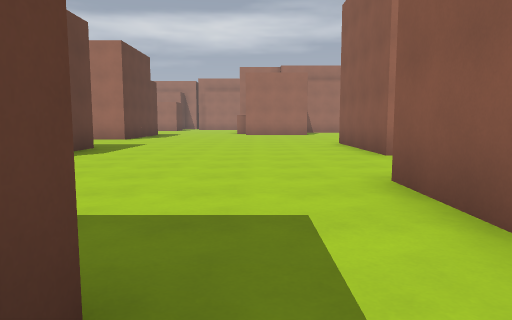
[1] (above)

24 first-person views from a walk through a level from a Godot 3-D game. The camera is 1.3 m above the floor, tilts 6° down and sees 70° across. The floor is counted in squares, 2 m on a side. Each view is taken from the middle of a square. On the plan, view 1 faces up. The plan holds only what a view shows up to about 11 squares ahead; the rest is blank. The place goes on beyond the plan. Characters and animated objects are left out. Surface patterns are stand-ins for the level's own textures.

[2]
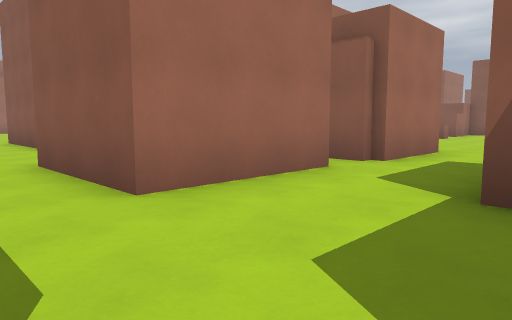

[3]
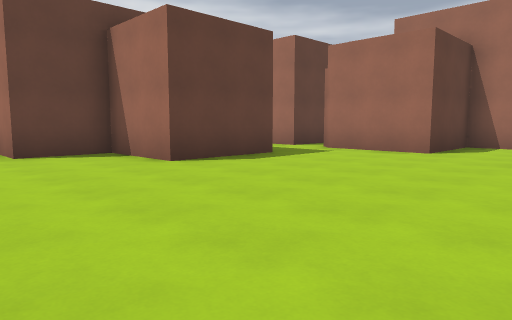

[4]
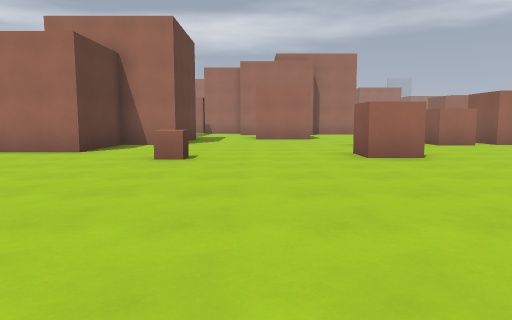

[5]
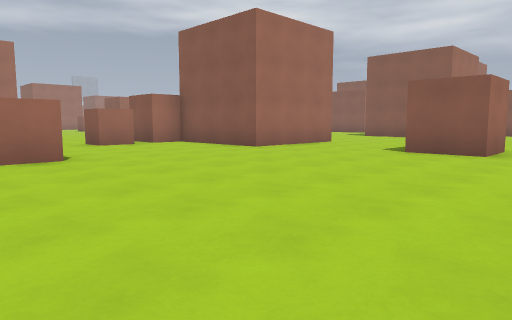

[6]
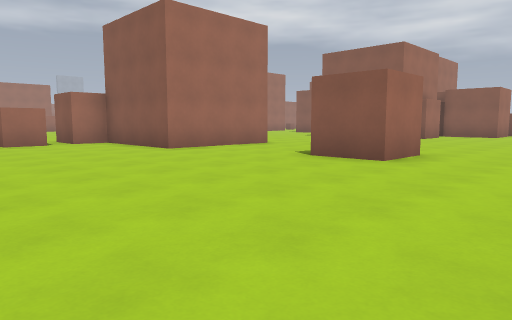

[7]
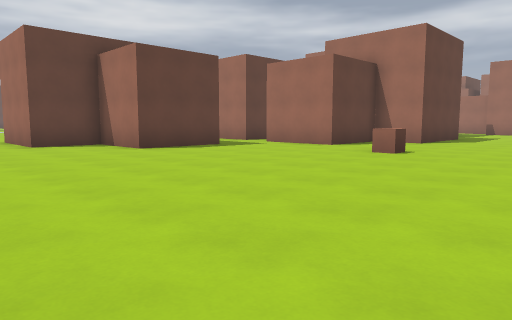

[8]
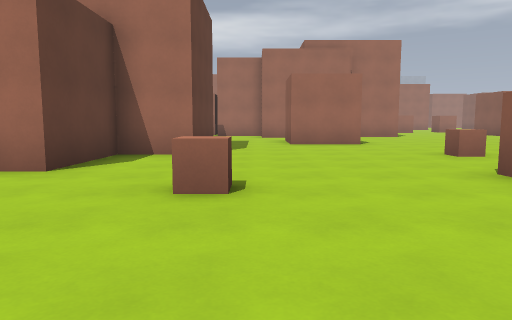

[9]
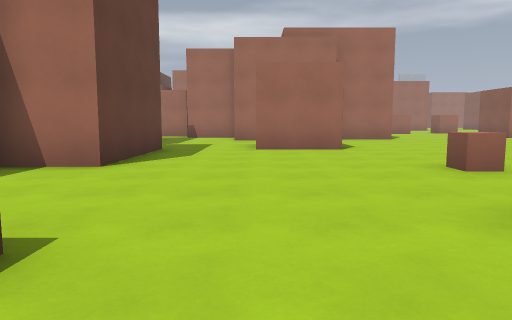

[10]
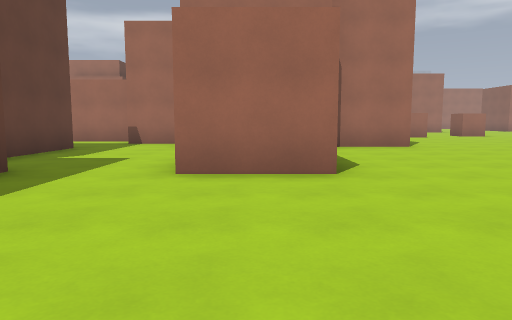

[11]
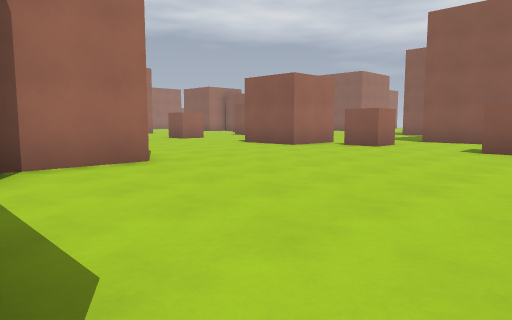

[12]
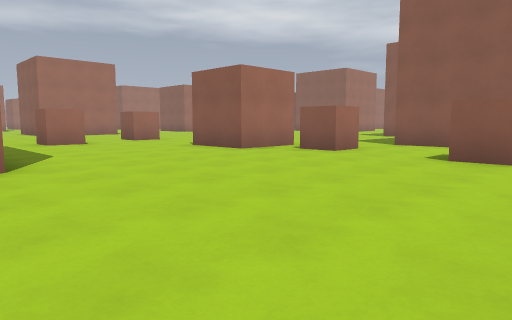

[13]
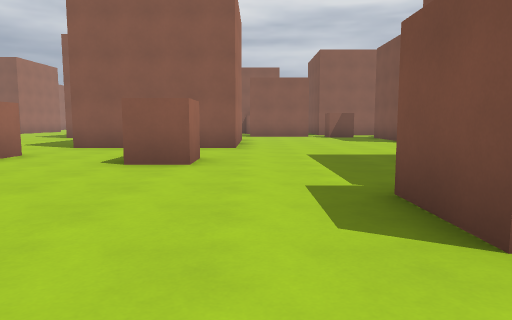

[14]
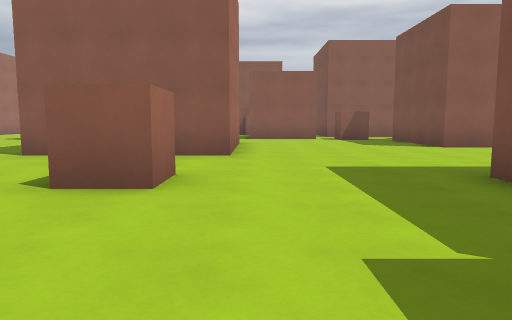

[15]
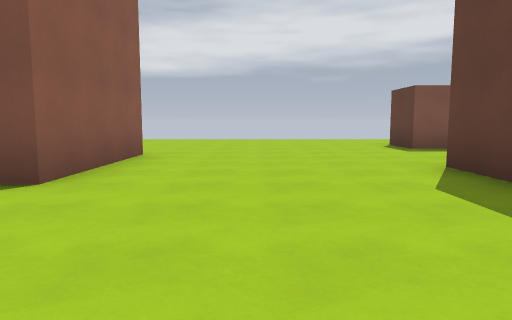

[16]
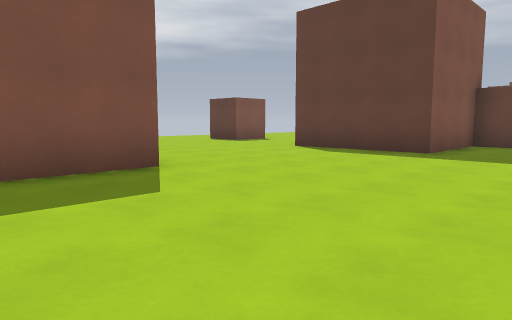

[17]
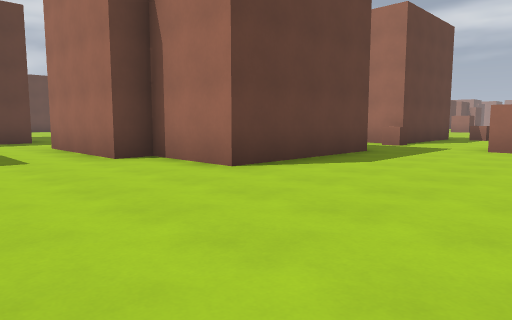

[18]
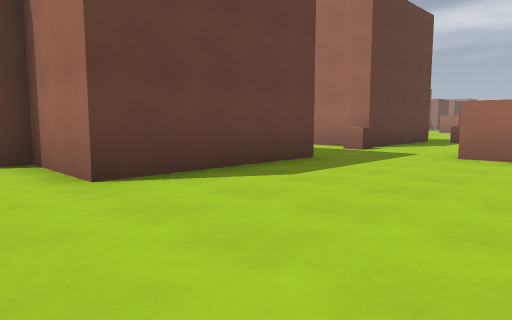

[19]
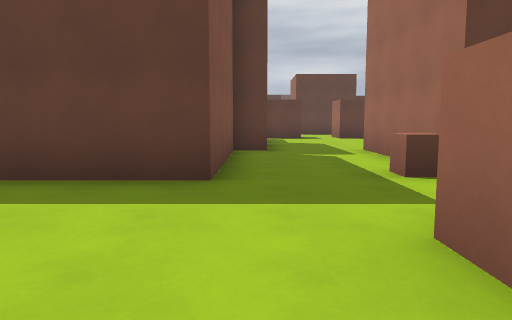

[20]
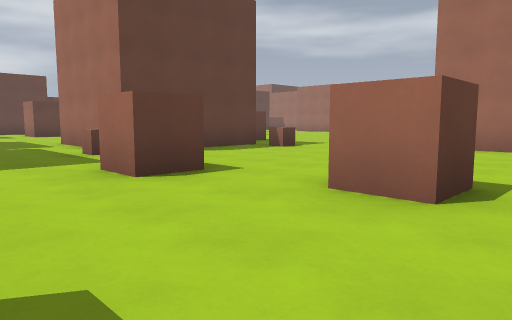

[21]
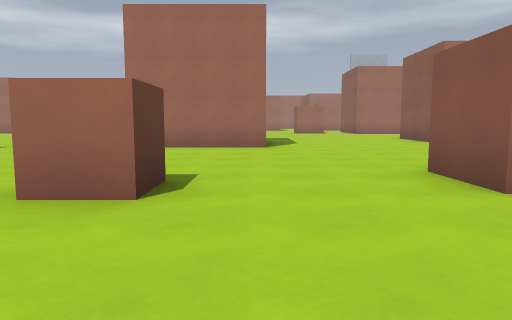

[22]
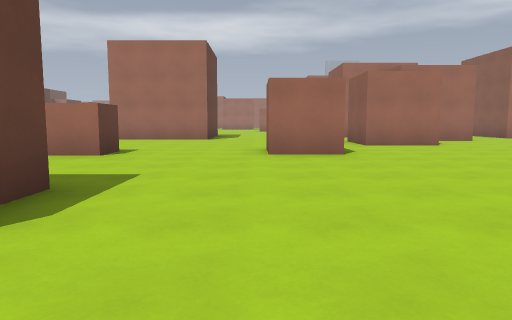

[23]
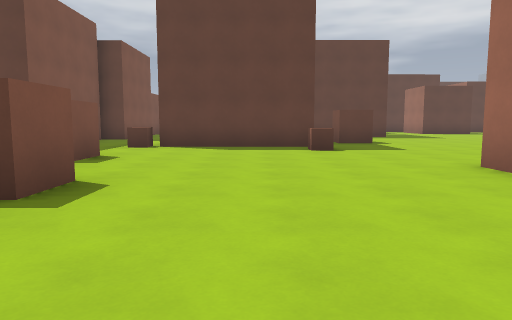

[24]
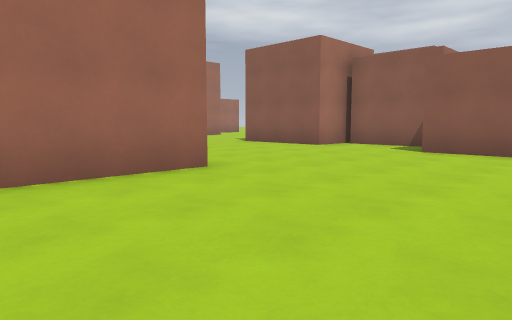

### Floor plan
Points are (right, up) in squares from view 1. A wall is a line through its corners. A room is listed if a view was taken in it or the views show most of it. See-through windows are left out.
Room 1 (views 1, 2, 3, 4, 5, 6, 7, 8, 9, 10, 11)
walls: (15.1, -0.5) (14, -0.5) (14, 0.5); (5.8, -1.1) (5.8, -3.7) (3.5, -3.7) (3.5, -5.5) (0.9, -5.5); (4.5, 2.2) (4.5, 1) (1.5, 1); (18.1, 3) (17, 3) (17, 4); (9.8, 6.8) (9.8, 3.3) (8.3, 3.3) (8.3, 0.8) (5.5, 0.8) (5.5, 1.8); (19.8, -0.3) (19.8, 3); (14.1, 6.5) (12, 6.5); (19.5, 3.3) (18.8, 3.3); (20.8, -5.3) (20.8, -3.8)
low walls: (15.4, 2.7) (14.8, 2.7) (14.8, 3.2)
ways out: opening at (15.5, 5.5) to room 2; opening at (19.7, -4.5) to room 2; opening at (0.5, 1); opening at (10.5, 6.5)
Room 2 (views 12, 13, 14, 15, 16, 17, 18)
walls: (20.2, 4.1) (20.2, 3.3) (23.2, 3.3) (23.2, -0.3) (19.8, -0.3); (23.5, 7) (22.5, 7) (22.5, 8); (18.8, 4.7) (20.2, 4.7); (24.1, 10.5) (23, 10.5) (23, 11.5); (30, 6.5) (26, 6.5) (26, 10.5); (21.4, -3.7) (22.2, -3.7) (22.2, -5.3) (20.8, -5.3); (28.2, -2.2) (28.2, 1.3) (30.2, 1.3); (24, 12.5) (22, 12.5) (22, 14.5); (20, 17) (19, 17) (19, 18); (13.2, 15.5) (17, 15.5) (17, 11.5) (14.8, 11.5) (14.8, 10.8) (11.2, 10.8); (16.5, 18.5) (12.5, 18.5); (12.8, 16.2) (12.8, 15.4)
low walls: (16.8, 18.3) (16.8, 17.8) (16.2, 17.8)
ways out: opening at (15.5, 5.5) to room 1; opening at (19.7, -4.5) to room 1; opening at (17.5, 18) to room 3; opening at (20.5, 15.5) to room 3; opening at (24.5, 11.5) to room 3; opening at (11.5, 17.5); opening at (12, 9.5)
Room 3 (views 19, 20, 21, 22, 23, 24)
walls: (22, 19) (23, 19) (23, 18) (22, 18); (24.4, 24.2) (20.8, 24.2); (27.9, 18.2) (26.3, 18.2) (26.3, 19.8); (19, 18) (20, 18) (20, 17); (24, 14.5) (24, 13.8); (31.1, 21) (29, 21) (29, 23); (30.8, 23.6) (30.8, 26) (29.5, 26) (29.5, 26.5); (16.5, 22.5) (16.5, 18.5); (15, 24.5) (15, 23.5)
low walls: (16.2, 18.3) (16.8, 18.3)
ways out: opening at (17.5, 18) to room 2; opening at (20.5, 15.5) to room 2; opening at (24.5, 11.5) to room 2

Positions as (right, up) in squares from view 1, and headings:
1: (0, 0), facing up
2: (0, -2), facing up-right
3: (11, -7), facing up-left
4: (12, -7), facing up
5: (13, -7), facing up-right
6: (15, -8), facing up-right
7: (14, -8), facing up-left
8: (11, -4), facing up
9: (12, -2), facing up
10: (13, 2), facing up
11: (14, 6), facing up-right
12: (16, 6), facing up-right
13: (17, 6), facing right
14: (19, 6), facing right
15: (26, 5), facing down
16: (31, 6), facing down-left
17: (21, 8), facing up-left
18: (21, 10), facing up-left
19: (21, 16), facing left
20: (24, 15), facing up-left
21: (24, 15), facing up
22: (26, 11), facing up
23: (26, 21), facing left
24: (21, 20), facing up-right
